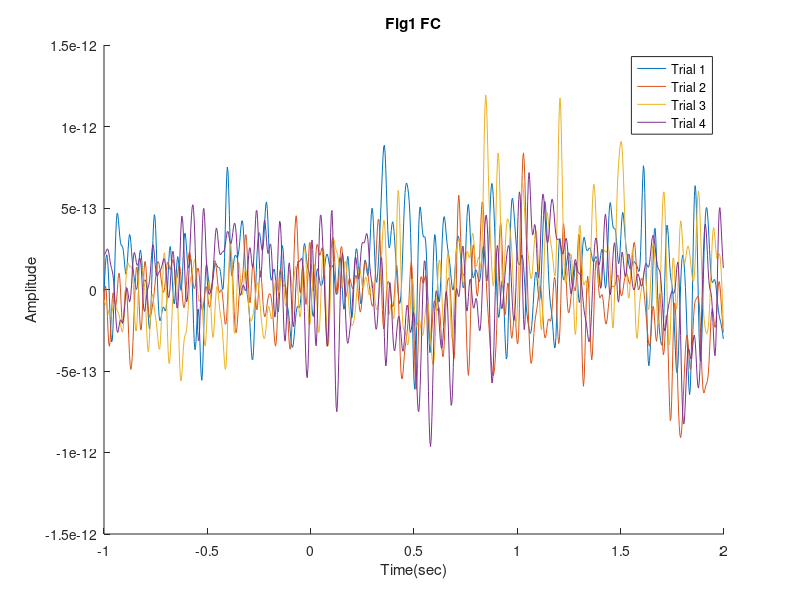
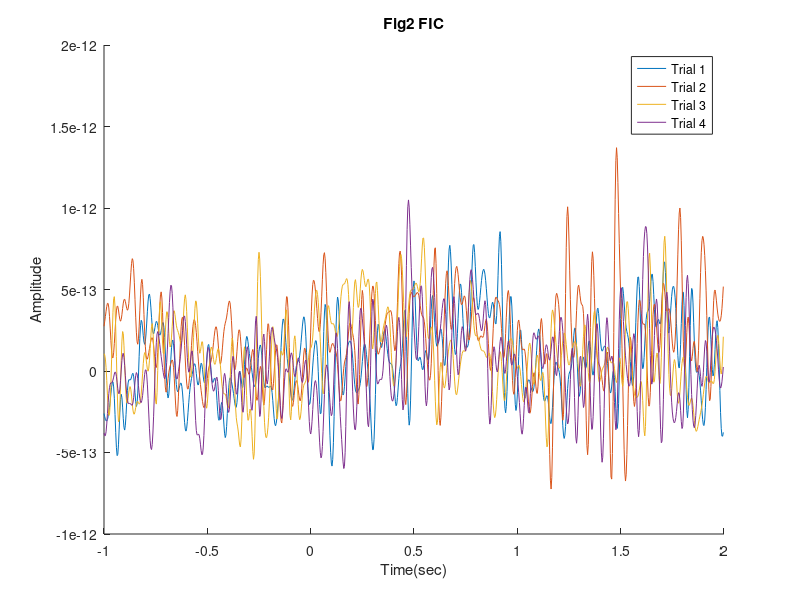
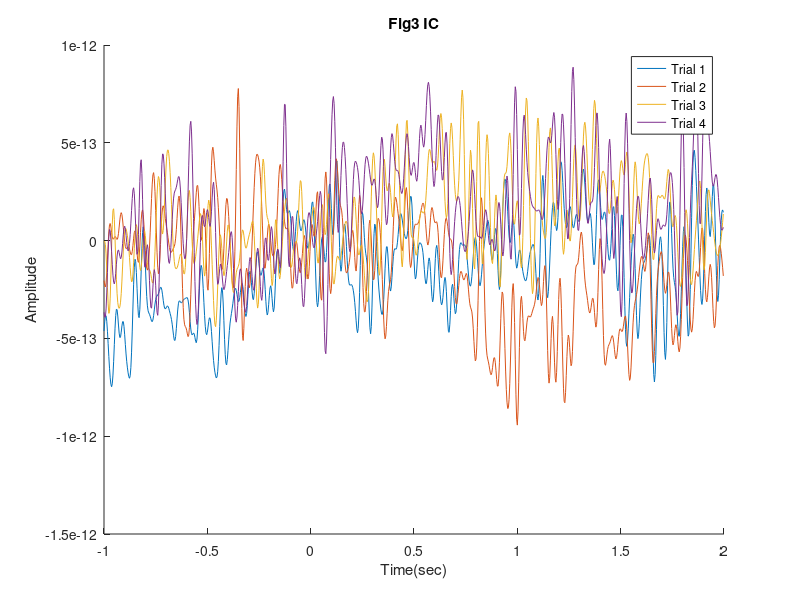
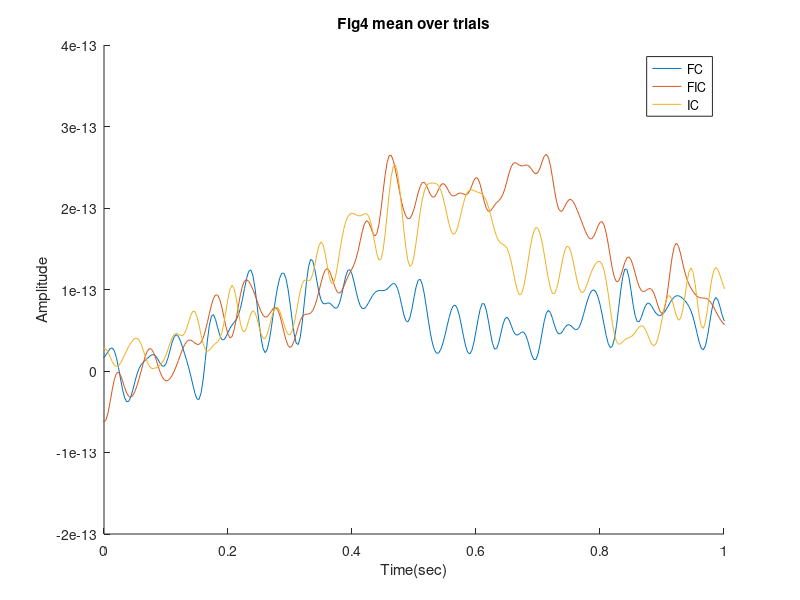

Here is the MATLAB script that generated these plots, in order: (Note: this script raises an error after producing the figures.)
%% 8.1
%Loading data
load('erf-data.mat');

%Plotting data
figure(1);
hold on;
title("Fig1 FC")
xlabel("Time(sec)");
ylabel("Amplitude");
for(i = 1:4)
    plot(time,dataFC(i,:));
end
legend("Trial 1", "Trial 2", "Trial 3", "Trial 4");
hold off

figure(2);
hold on;
title("Fig2 FIC")
xlabel("Time(sec)");
ylabel("Amplitude");
for(i = 1:4)
    plot(time,dataFIC(i,:));
end
legend("Trial 1", "Trial 2", "Trial 3", "Trial 4");
hold off;

figure(3);
hold on;
title("Fig3 IC")
xlabel("Time(sec)");
ylabel("Amplitude");
for(i = 1:4)
    plot(time,dataIC(i,:));
end
legend("Trial 1", "Trial 2", "Trial 3", "Trial 4");
hold off;

%% 8.2
%Taking means over dim 1 (trials) of data
meanFC = mean(dataFC,1);
meanFIC = mean(dataFIC,1);
meanIC = mean(dataIC,1);

%plotting means
figure(4)
hold on;
title("Fig4 mean over trials")
xlabel("Time(sec)");
ylabel("Amplitude");
plot(time,meanFC);
plot(time,meanFIC);
plot(time,meanIC);
legend("FC","FIC","IC");
xlim([0,1])
hold off;

figure(5)
hold on;
title("Fig5 FC mean over trials and raw")
xlabel("Time(sec)");
ylabel("Amplitude");
p = plot(time,meanFC);
set(p(1),'linewidth',3);
for(i = 1:10)
    plot(time,dataFC(i,:),'--');
end
legend("Mean");
xlim([0,1])
hold off;

figure(6)
hold on;
title("Fig6 FIC mean over trials and raw")
xlabel("Time(sec)");
ylabel("Amplitude");
p = plot(time,meanFIC);
set(p(1),'linewidth',3);
for(i = 1:10)
    plot(time,dataFIC(i,:),'--');
end
legend("Mean");
xlim([0,1])
hold off;

figure(7)
hold on;
title("Fig7 IC mean over trials and raw")
xlabel("Time(sec)");
ylabel("Amplitude");
p = plot(time,meanIC);
set(p(1),'linewidth',3);
for(i = 1:10)
    plot(time,dataIC(i,:),'--');
end
legend("Mean");
xlim([0,1])
hold off;

%% 8.3
%We are goig to reuse vars so clear the worksspace.
clearvars;
%Load data
load('tfr-data.mat');

%Do fourier transform on data
fftData = fft(data, [], 2);
fftAmp = abs(fftData)./size(fftData,2);
n = size(fftData,2);
fs = n/abs(min(time) - max(time));
f = fs/n*(0:n-1);
f_nyquist = fs/2;

%Cutoff at nyquist
if mod(n,2)==0
    n_cutoff = n/2;
else
    n_cutoff=(n-1)/2;
end
f = f(1:n_cutoff);
fftAmp = 2*fftAmp(:,1:n_cutoff);
fftAmp(:,1) = fftAmp(:,1)./2;

ampMean = mean(fftAmp,1);

%Plot both meaned data and multiplied meaned data.
figure(8)
hold on;
title("Fig8 mean of frequency amplitudes")
plot(f,ampMean,'k.-');
xlabel("Frequency,(Hz)");
ylabel("Amplitude");
hold off;

%Calc multiplied means
multMean = ampMean.*f;
figure(9)
hold on;
title("Fig9 multiplied mean of frequency amplitudes")
plot(f,multMean, 'k.-');
xlabel("Frequency(Hz)");
ylabel("Amplitude");
hold off;

%% 8.4
%Define slice paramiters
s_begin = 1;
s_end = 100;

%Get slice
slice = data(:,s_begin:s_end);
stime = time(:,s_begin:s_end);

%Do transform on slice
[fslice,fftSlice, ampMeanSlice, multAmpMeanSlice] = fTrans(slice,stime);

%Plot frequencies
figure(10)
hold on;
title("Fig10 mean of slice from t=" + time(s_begin) + " sec. to t=" + time(s_end) + " sec.");
plot(fslice,ampMeanSlice, 'k.-');
xlabel("Frequency(Hz)");
ylabel("Amplitude");
hold off;

figure(11)
hold on;
title("Fig11 multiplied mean of slice from t=" + time(s_begin) + " sec. to t=" + time(s_end) + " sec.");
plot(fslice,multAmpMeanSlice, 'k.-');
xlabel("Frequency(Hz)");
ylabel("Amplitude");
hold off;

%Another slice is made and transform preformed on, followed by plotting it.
s_begin = 801;
s_end = 900;

slice2 = data(:,s_begin:s_end);
stime2 = time(:,s_begin:s_end);
[fslice2,fftSlice2, ampMeanSlice2, multAmpMeanSlice2] = fTrans(slice2,stime2);

figure(12)
hold on;
title("Fig12 multiplied mean of slices");
plot(fslice,multAmpMeanSlice, '.-');
plot(fslice2,multAmpMeanSlice2, '.-');
legend("from t = " + stime(1) + " sec. to t = " + stime(end) + " sec.", "from t = " + stime2(1) + " sec. to t = " + stime2(end) + " sec.")
xlabel("Frequency(Hz)");
ylabel("Amplitude");
hold off;

% Getting the mean amplitude of a frequency(29Hz).
[V, I] = nearest_value(f,29.0);
amp29 = ampMean(I);

%% 8.6
%Init sample vector
samples = zeros(1,size(data,2));
%Define slices and frequency of interest
sb = 0;
se = 100;
foi = 29;
%Shift slice over data
for i=1:900
    sb = 0 + i;
    se = 100 + i;
    samples(i) = get_single_amplitude(data, fs, sb, se, foi);
end

%% 8.7
%Define slice
wsize = 100;
%Get samples with slice
samples = get_amplitude(data, fs, wsize, foi);
%Make time vector for plotting
timevector = linspace(-1,2,size(data,2));
%Plot samples.
figure(13)
hold on;
title("Fig13 Amplitude of 29Hz over time.");
plot(timevector,samples);
xlabel("Time(s)");
ylabel("Amplitude");
hold off;

%% 8.8
%Init matrix for frequency samples
tfr = zeros(60, size(data,2));
%Loop over frequencies getting samples and filling the matrix.
for i = 1:60
    %The window size must be 7 times the lenght of a period of the
    %frequency.
    period = 1/i;
    samplePeriod = 1/fs;
    wsize = round((period/samplePeriod) * 7);
    tfr(i,:) = get_amplitude(data, fs, wsize, i);
end
%Plot the time, frequency, amplitude image
hold on;
figure(14)
image(32 + 32 * tfr./max(max(abs(tfr))));
title("Fig15 Amplitude of frequencies over time.");
set(gca, 'YDir', 'normal');
set(gca, 'XTick', linspace(1,size(data,2), 10));
tf = time(1);
tl = time(end);
set(gca, 'XtickLabel', round(10 * (linspace(tf,	tl,	10))) / 10);
colormap jet;
xlabel("Time(s)");
ylabel("Frequency");
hold off

%% 8.9
%Get basline data points
%Substract baseline from frequency samples
baselinePoints = find(time == 0);
baseline_tfr = tfr(:,(1:baselinePoints));
baseline_tfr = nanmean(baseline_tfr,2);
baseline_tfr = repmat(baseline_tfr,1,900);
cortrf = tfr - baseline_tfr;

%Plot corrected time, frequency, amplitude image.
hold on;
figure(15)
image(32 + 32 * cortrf./max(max(abs(cortrf))));
title("Fig15 Corrected amplitude of frequencies over time.");
set(gca, 'YDir', 'normal');
set(gca, 'XTick', linspace(1,size(data,2), 10));
tf = time(1);
tl = time(end);
set(gca, 'XtickLabel', round(10 * (linspace(tf,	tl,	10))) / 10);
colormap jet;
xlabel("Time(s)");
ylabel("Frequency");
hold off
